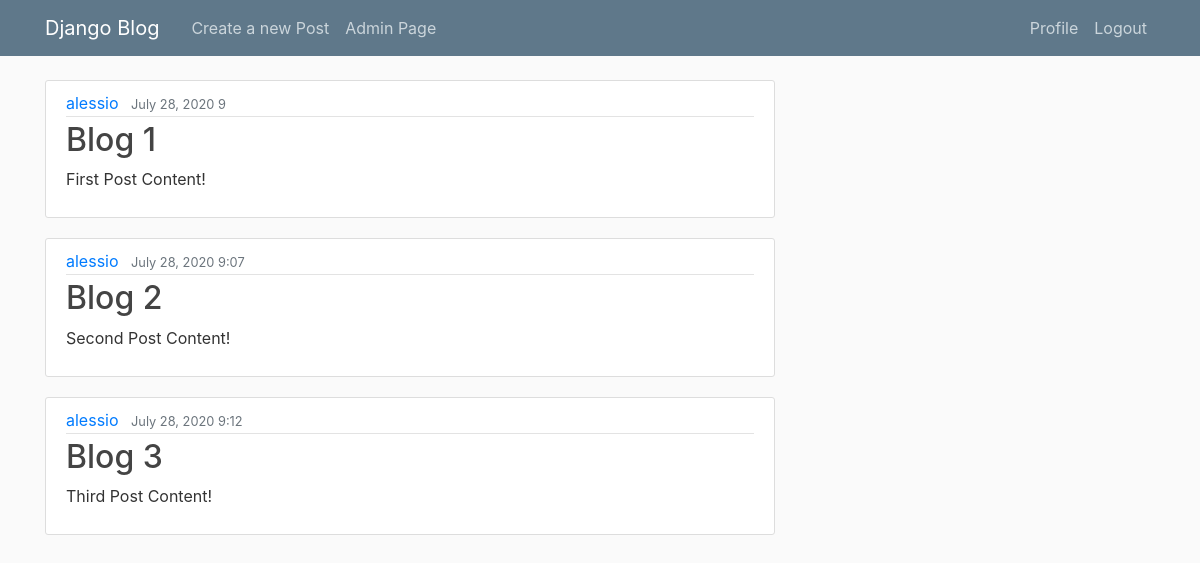
Before: /blog/ (signed in) with the older database file.
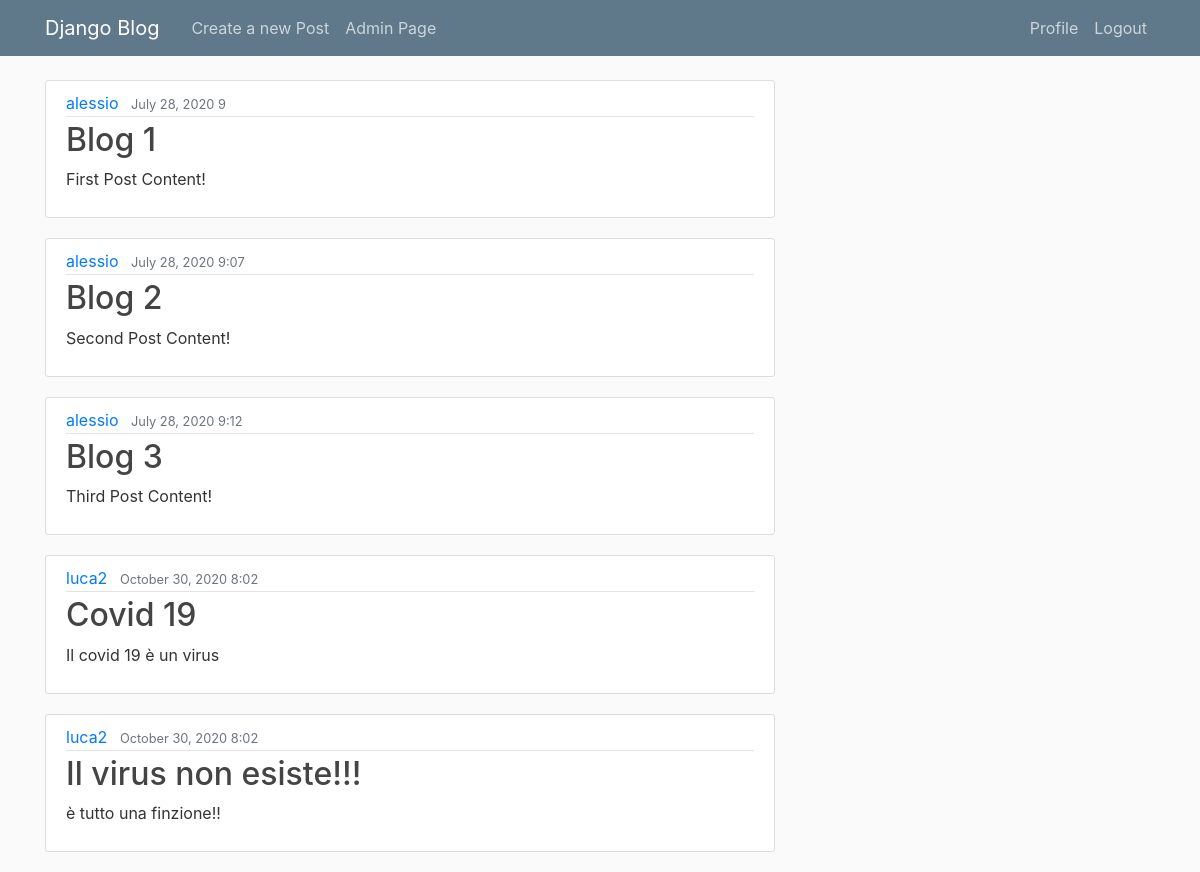
After: the same page with the newer database file.
### blog/models.py (models this page shows, shortened)
class Post(models.Model):
    title = models.CharField(max_length=100)
    content = models.TextField()
    post_date = models.DateTimeField(default=timezone.now)
    author = models.ForeignKey(User, on_delete=models.CASCADE) # if a user is deleted also the post is deleted

### blog/views.py (the view)
# urls.py: 2. Add a URL to urlpatterns:  path('', views.home, name='home')
@login_required
def home(request):
    context = {
        'posts': Post.objects.all(),
    }
    return render(request, 'blog/home.html', context)

### blog/templates/blog/home.html
{% extends 'blog/base.html' %}
{% block content%}
    {% for post in posts%}
    <article class="media content-section">
        <div class="media-body">
          <div class="article-metadata">
            <a class="mr-2" href="#">{{ post.author }}</a>
            <small class="text-muted">{{ post.post_date |date:"F d, Y f" }}</small>
          </div>
          <h2><a class="article-title" href="#">{{ post.title }}</a></h2>
          <p class="article-content">{{ post.content }}</p>
        </div>
      </article>
    {% endfor %}
{% endblock %}

Changed rows visible on the page:
added Post: author "luca2", post_date "October 30, 2020 8:02", title "Covid 19", content "Il covid 19 è un virus"
added Post: author "luca2", post_date "October 30, 2020 8:02", title "Il virus non esiste!!!", content "è tutto una finzione!!"
